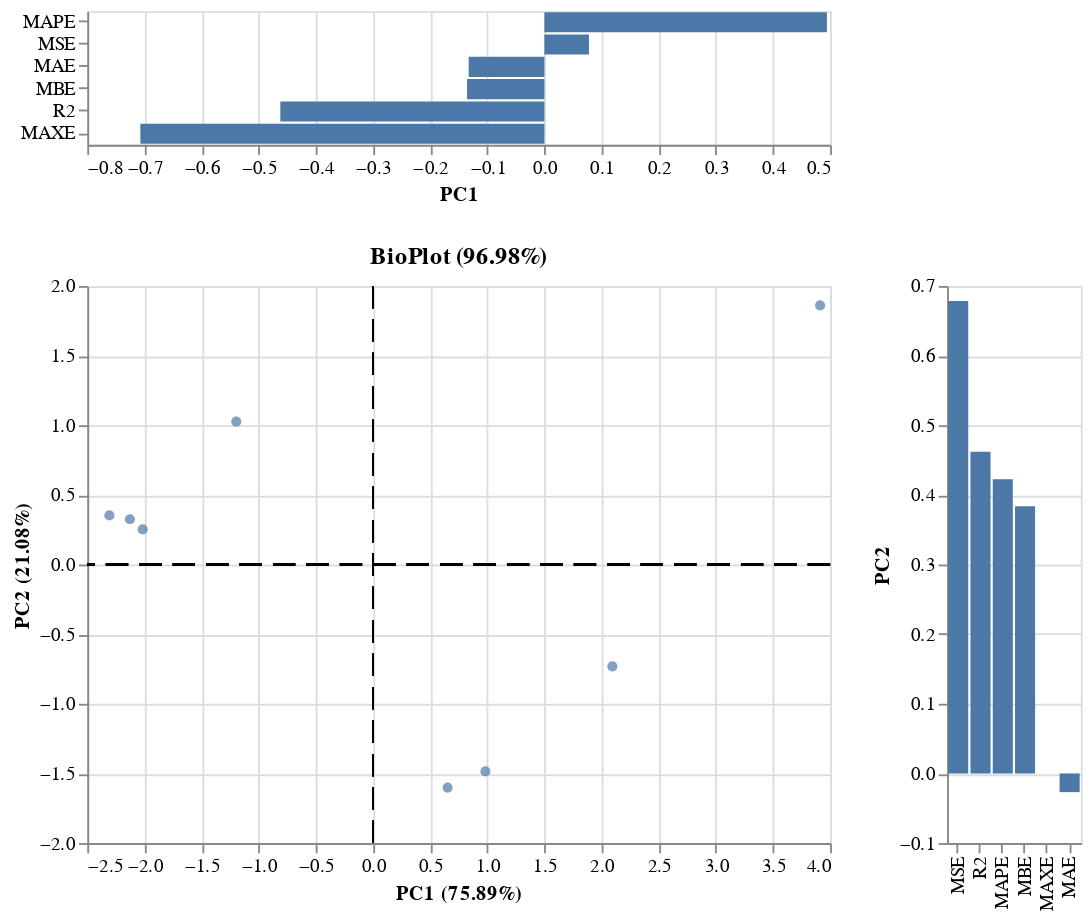

Notebook cell for this chart:
### Code cell
m.Metric.plot_metric_scatter(type='pca')

### Figure 1 — Vega-Lite specification as saved in the notebook (floating-point values rounded to 4 significant figures)
{"config": {"view": {"continuousWidth": 400, "continuousHeight": 300}}, "vconcat": [{"data": {"name": "data-6f6a7ca1e15e353d6ba346c33feab3c1"}, "mark": "bar", "encoding": {"x": {"field": "PC1", "type": "quantitative"}, "y": {"field": "index", "sort": "-x", "title": null, "type": "nominal"}}, "height": 72}, {"hconcat": [{"layer": [{"mark": "circle", "encoding": {"tooltip": [{"field": "index", "type": "nominal"}, {"field": "R2", "type": "quantitative"}, {"field": "MAE", "type": "quantitative"}, {"field": "MBE", "type": "quantitative"}, {"field": "MAPE", "type": "quantitative"}, {"field": "MSE", "type": "quantitative"}, {"field": "MAXE", "type": "quantitative"}], "x": {"field": "PC1", "title": "PC1 (75.89%)", "type": "quantitative"}, "y": {"field": "PC2", "title": "PC2 (21.08%)", "type": "quantitative"}}, "title": "BioPlot (96.98%)"}, {"mark": {"type": "rule", "size": 1, "strokeDash": [12, 6]}, "encoding": {"y": {"datum": 0}}, "title": "BioPlot (96.98%)"}, {"mark": {"type": "rule", "size": 1, "strokeDash": [12, 6]}, "encoding": {"x": {"datum": 0}}, "title": "BioPlot (96.98%)"}], "data": {"name": "data-12b0efb2c5437d07aa081e6281286f1c"}}, {"data": {"name": "data-6f6a7ca1e15e353d6ba346c33feab3c1"}, "mark": "bar", "encoding": {"x": {"field": "index", "sort": "-y", "title": null, "type": "nominal"}, "y": {"field": "PC2", "type": "quantitative"}}, "width": 72}]}], "$schema": "https://vega.github.io/schema/vega-lite/v4.17.0.json", "datasets": {"data-6f6a7ca1e15e353d6ba346c33feab3c1": [{"index": "R2", "PC1": -0.4621, "PC2": 0.462}, {"index": "MAE", "PC1": -0.1325, "PC2": -0.02684}, {"index": "MBE", "PC1": -0.1353, "PC2": 0.3837}, {"index": "MAPE", "PC1": 0.4944, "PC2": 0.4226}, {"index": "MSE", "PC1": 0.07802, "PC2": 0.6783}, {"index": "MAXE", "PC1": -0.7071, "PC2": -6.014e-15}], "data-12b0efb2c5437d07aa081e6281286f1c": [{"index": "Pred_inter_sp_OLS", "PC1": -2.307, "PC2": 0.3528, "PC3": -0.2617, "PC4": -0.08224, "PC5": 0.06038, "PC6": 1.932e-16, "R2": 0.5401, "MAE": 0.8091, "MBE": 0.03758, "MAPE": 1.153, "MSE": 1.047, "MAXE": 2.617}, {"index": "Pred_inter_sp_std_EN", "PC1": -2.127, "PC2": 0.3253, "PC3": -0.3009, "PC4": -0.1242, "PC5": -0.0518, "PC6": 5.116e-16, "R2": 0.5378, "MAE": 0.8085, "MBE": 0.03523, "MAPE": 1.238, "MSE": 1.052, "MAXE": 2.629}, {"index": "Pred_inter_sp_std_HUBER", "PC1": -2.015, "PC2": 0.2527, "PC3": -0.3307, "PC4": 0.1745, "PC5": -0.009803, "PC6": -7.882e-16, "R2": 0.5404, "MAE": 0.813, "MBE": 0.03309, "MAPE": 1.351, "MSE": 1.046, "MAXE": 2.651}, {"index": "Pred_inter_sp_std_QR", "PC1": -1.196, "PC2": 1.027, "PC3": 0.9005, "PC4": 0.05649, "PC5": -0.001415, "PC6": 7.723e-16, "R2": 0.5244, "MAE": 0.8308, "MBE": 0.06828, "MAPE": 1.506, "MSE": 1.082, "MAXE": 2.625}, {"index": "Pred_poly_OLS", "PC1": 0.984, "PC2": -1.486, "PC3": 0.2134, "PC4": -0.04341, "PC5": 0.001679, "PC6": 3.862e-16, "R2": 0.5102, "MAE": 0.8482, "MBE": -0.02406, "MAPE": 2.432, "MSE": 1.115, "MAXE": 2.506}, {"index": "Pred_poly_std_EN", "PC1": 0.653, "PC2": -1.602, "PC3": 0.2803, "PC4": -0.03211, "PC5": -0.002591, "PC6": -1.053e-15, "R2": 0.5139, "MAE": 0.8454, "MBE": -0.02248, "MAPE": 2.37, "MSE": 1.106, "MAXE": 2.455}, {"index": "Pred_poly_std_HUBER", "PC1": 2.095, "PC2": -0.7313, "PC3": -0.4042, "PC4": 0.09395, "PC5": 0.003384, "PC6": 1.447e-15, "R2": 0.4997, "MAE": 0.8553, "MBE": -0.02775, "MAPE": 2.607, "MSE": 1.139, "MAXE": 2.809}, {"index": "Pred_poly_std_QR", "PC1": 3.913, "PC2": 1.861, "PC3": -0.09688, "PC4": -0.04292, "PC5": 0.0001572, "PC6": -4.742e-16, "R2": 0.4705, "MAE": 0.8741, "MBE": 0.02293, "MAPE": 2.667, "MSE": 1.205, "MAXE": 3.277}]}}
